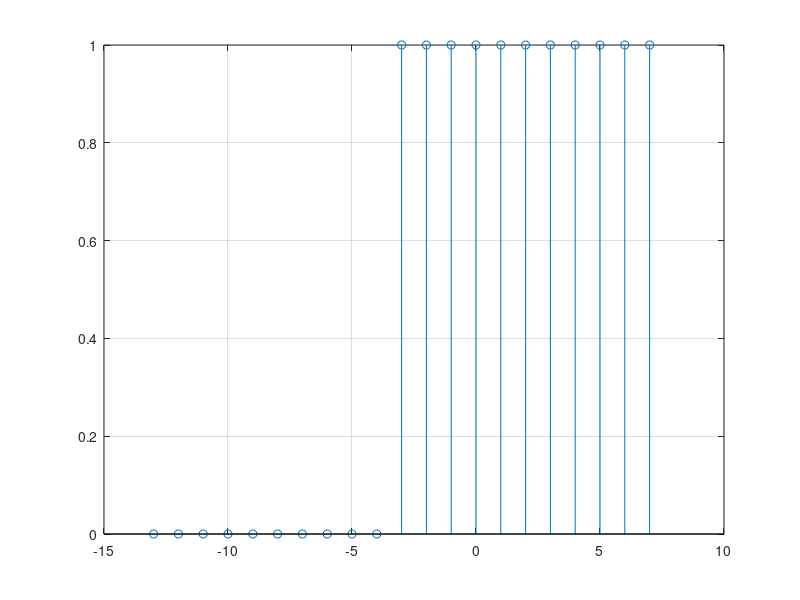

The MATLAB script that drew this image:
%% clear
clc
clear all
close all

%% declare
a = -3;
n = (a-10):1:(a+10);
d = [zeros(1,10) ones(1,11)];

%% plot
stem(n, d);
grid on;
